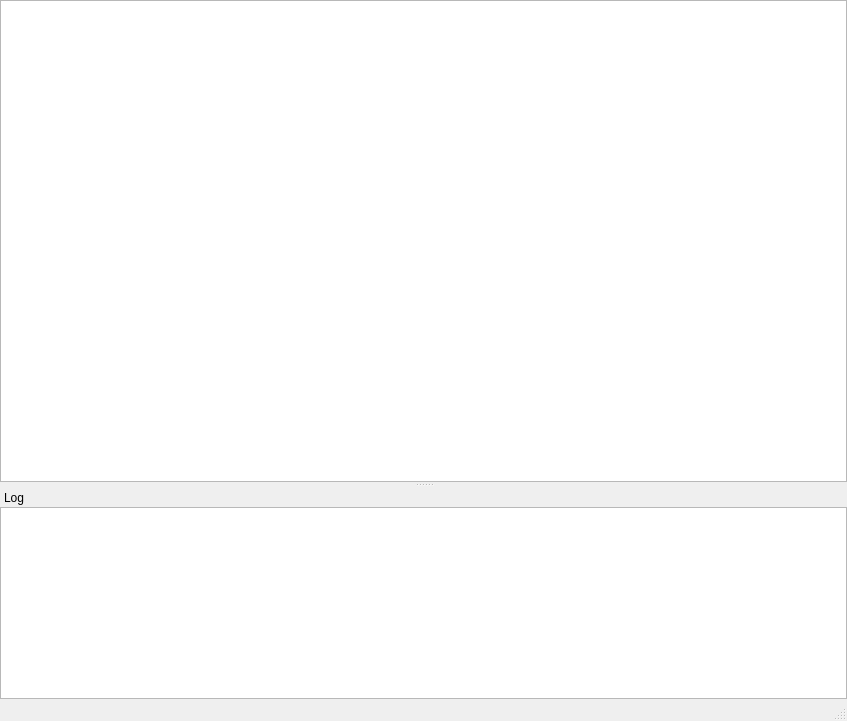
<?xml version="1.0" encoding="UTF-8"?>
<ui version="4.0">
 <class>MainWindow</class>
 <widget class="QMainWindow" name="MainWindow">
  <property name="geometry">
   <rect>
    <x>0</x>
    <y>0</y>
    <width>847</width>
    <height>721</height>
   </rect>
  </property>
  <property name="windowTitle">
   <string>VapourSynth Editor</string>
  </property>
  <widget class="QWidget" name="centralWidget">
   <layout class="QVBoxLayout" name="verticalLayout">
    <property name="spacing">
     <number>0</number>
    </property>
    <property name="leftMargin">
     <number>0</number>
    </property>
    <property name="topMargin">
     <number>0</number>
    </property>
    <property name="rightMargin">
     <number>0</number>
    </property>
    <property name="bottomMargin">
     <number>0</number>
    </property>
    <item>
     <widget class="ScriptEditor" name="scriptEdit"/>
    </item>
   </layout>
  </widget>
  <widget class="QMenuBar" name="menuBar">
   <property name="geometry">
    <rect>
     <x>0</x>
     <y>0</y>
     <width>847</width>
     <height>21</height>
    </rect>
   </property>
  </widget>
  <widget class="QStatusBar" name="statusBar"/>
  <widget class="QDockWidget" name="dockWidget">
   <property name="features">
    <set>QDockWidget::NoDockWidgetFeatures</set>
   </property>
   <property name="allowedAreas">
    <set>Qt::BottomDockWidgetArea</set>
   </property>
   <property name="windowTitle">
    <string>Log</string>
   </property>
   <attribute name="dockWidgetArea">
    <number>8</number>
   </attribute>
   <widget class="QWidget" name="dockWidgetContents">
    <layout class="QGridLayout" name="gridLayout">
     <property name="leftMargin">
      <number>0</number>
     </property>
     <property name="topMargin">
      <number>0</number>
     </property>
     <property name="rightMargin">
      <number>0</number>
     </property>
     <property name="bottomMargin">
      <number>0</number>
     </property>
     <property name="spacing">
      <number>0</number>
     </property>
     <item row="0" column="0">
      <widget class="QTextEdit" name="logEdit">
       <property name="frameShape">
        <enum>QFrame::StyledPanel</enum>
       </property>
       <property name="lineWidth">
        <number>1</number>
       </property>
       <property name="lineWrapMode">
        <enum>QTextEdit::NoWrap</enum>
       </property>
       <property name="readOnly">
        <bool>true</bool>
       </property>
      </widget>
     </item>
    </layout>
   </widget>
  </widget>
 </widget>
 <customwidgets>
  <customwidget>
   <class>ScriptEditor</class>
   <extends>QPlainTextEdit</extends>
   <header>../../src/script_editor/script_editor.h</header>
  </customwidget>
 </customwidgets>
 <resources/>
 <connections/>
</ui>
